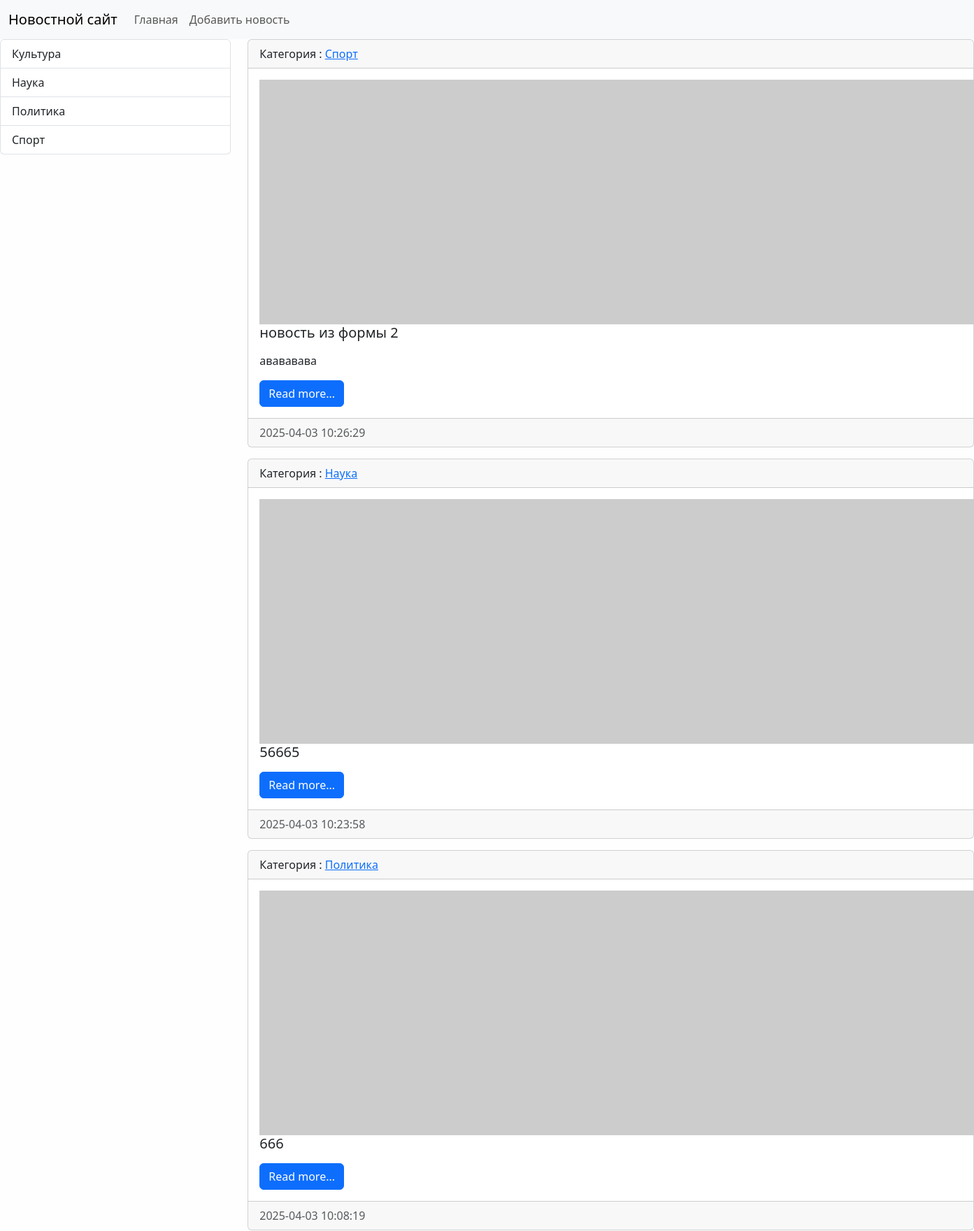
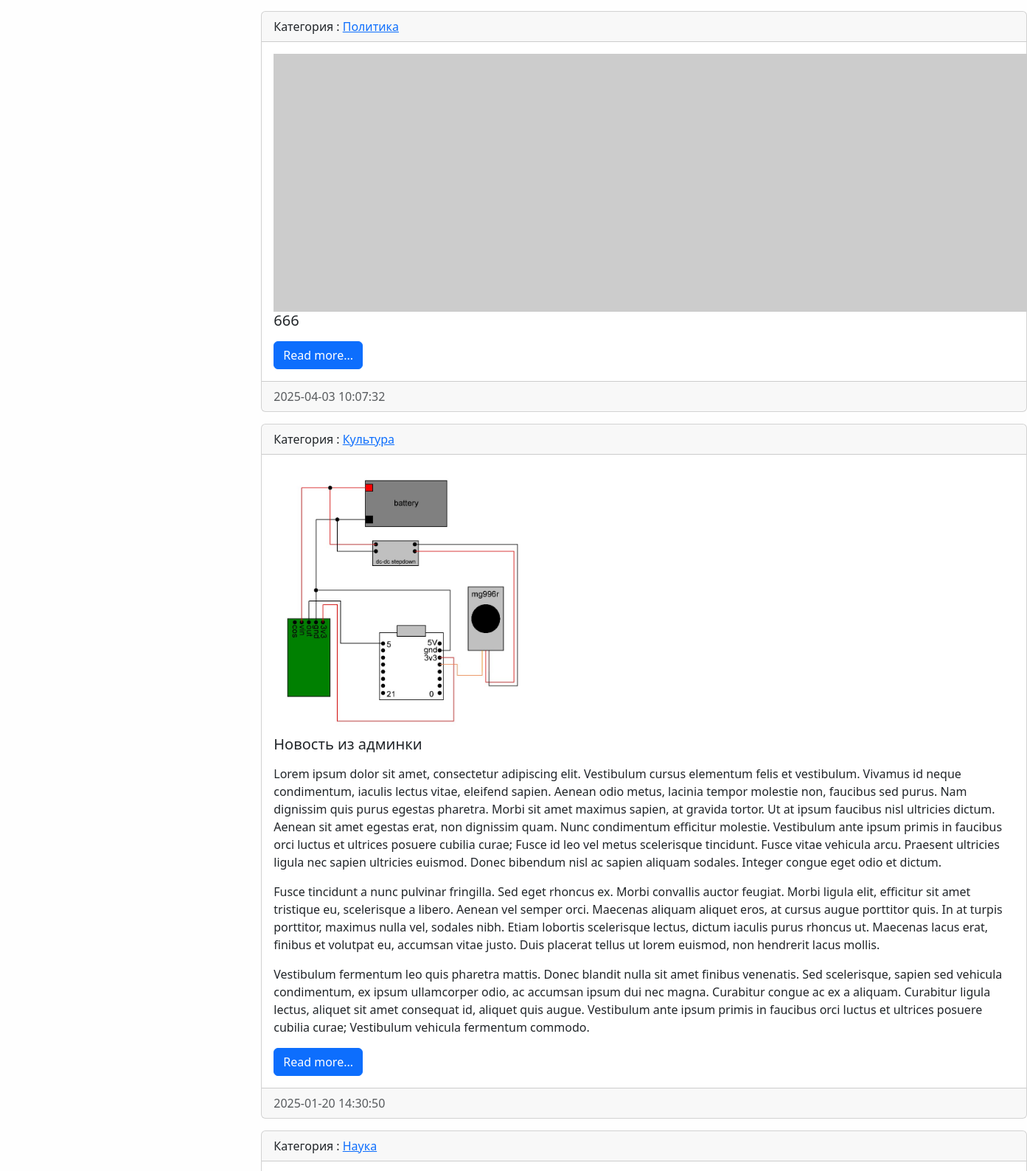
The page / (upper part) on the database its author committed (2 pictures, top to bottom).
### news/models.py (models this page shows, shortened)
class Category(models.Model):
    title = models.CharField(max_length=150, db_index=True, verbose_name='Наименование Категории')
    class Meta:
        verbose_name = "Категория"
        verbose_name_plural  = "Категории"
        ordering  = ['title']
    def get_absolute_url(self):
        return reverse('category', kwargs={'category_id': self.pk})
    def __str__(self):
        return self.title

class News(models.Model):
    title = models.CharField(max_length=150, verbose_name='Наименование')
    content = models.TextField(blank=True, verbose_name='Контент')
    created_at = models.DateTimeField(auto_now_add=True, verbose_name='Дата Публикации')
    updated_at = models.DateTimeField(auto_now=True , verbose_name='Обновлено')
    photo = models.ImageField(upload_to='photos/%Y/%m/%d', blank=True, verbose_name='Фото')
    is_published = models.BooleanField(default=True, verbose_name='Опубликовано')
    category = models.ForeignKey('Category', verbose_name='Категория',on_delete=models.PROTECT)
    def get_absolute_url(self):
        return reverse('view_news', kwargs={'news_id': self.pk})
    class Meta:
        verbose_name = "Новость"
        verbose_name_plural  = "Новости"
        ordering  = ['-created_at']

### news/views.py (the view)
# urls.py: path('', index, name='home'),
def index(request):
   news = News.objects.all()
   context = {
      'news':news,
      'title': 'Список новостей',
   }
   return render(request,template_name='news/index.html', context=context)

### news/templatetags/news_tags.py (called while the page is built)
@register.simple_tag(name= 'get_list_categories')
def get_categories():
    return Category.objects.all()

### news/templates/news/index.html (shortened to what this page needs)
{% extends 'base.html' %}
{% block sidebar %}
{%include 'inc/_sidebar.html'%}
{% endblock %}
{% block content %}
            {% for item in news %}
            <div class="card mb-3">
                <div class="card-header">
                    Категория : <a href="{{ item.category.get_absolute_url }}"> {{ item.category }}</a>
                </div>
                <div class="card-body">
                    <div class="media">
                        {% if item.photo %}
                        <img src="{{ item.photo.url }}" alt="" width="350" class="mr-3">
                        {% else %}
                        <img src="https://picsum.photos/id/1060/350/235/?blur=2" alt="sorry no photo" class="mr-3">
                        {% endif %}
                        <div class="media-body">
                            <h5 class="card-title">{{ item.title }}</h5>
                            <p class="card-text">{{ item.content | linebreaks }}</p>
                            <a href="{{item.get_absolute_url}}" class="btn btn-primary">Read more...</a>
                        </div>
                    </div>
                </div>
                <div class="card-footer text-muted">
                    {{item.created_at|date:"Y-m-d H:i:s" }}
                </div>
            </div>
            {% empty %}
            <li>Sorry, no athletes in this list.</li>
            {% endfor %}
{% endblock %}

### templates/inc/_sidebar.html
{% load news_tags %}
            <div class="list-group">
                {%get_list_categories as categories %}
                {% for item in categories %}
                <a href="{% url 'category' item.pk %}" class="list-group-item list-group-item-action" >
                   {{item.title}}
                </a>
                {%endfor%}
            </div>
<br>

### base/static/css/style.css (style rules this page uses)
body { background-color: #fefefe; }

### rows shown on the page
Category: title "Культура"
Category: title "Наука"
Category: title "Политика"
Category: title "Спорт"
News: category "Спорт", title "новость из формы 2", content "авававава", created_at "2025-04-03 10:26:29"
News: category "Наука", title "56665", created_at "2025-04-03 10:23:58"
News: category "Политика", title "666", created_at "2025-04-03 10:08:19"
News: category "Политика", title "666", created_at "2025-04-03 10:07:32"
News: category "Культура", photo (picture), title "Новость из админки", content "Lorem ipsum dolor sit amet, consectetur adipiscing elit. Vestibulum cursus elementum felis et vestibulum. Vivamus id neque condimentum, iaculis lectus vitae, eleifend sapien. Aenean odio metus, lacinia tempor molestie non, faucibus sed purus. Nam dignissim quis purus egestas pharetra. Morbi sit amet maximus sapien, at gravida tortor. Ut at ipsum faucibus nisl ultricies dictum. Aenean sit amet egestas erat, non dignissim quam. Nunc condimentum efficitur molestie. Vestibulum ante ipsum primis in faucibus orci luctus et ultrices posuere cubilia curae; Fusce id leo vel metus scelerisque tincidunt. Fusce vitae vehicula arcu. Praesent ultricies ligula nec sapien ultricies euismod. Donec bibendum…", created_at "2025-01-20 14:30:50"
News: category "Наука"
